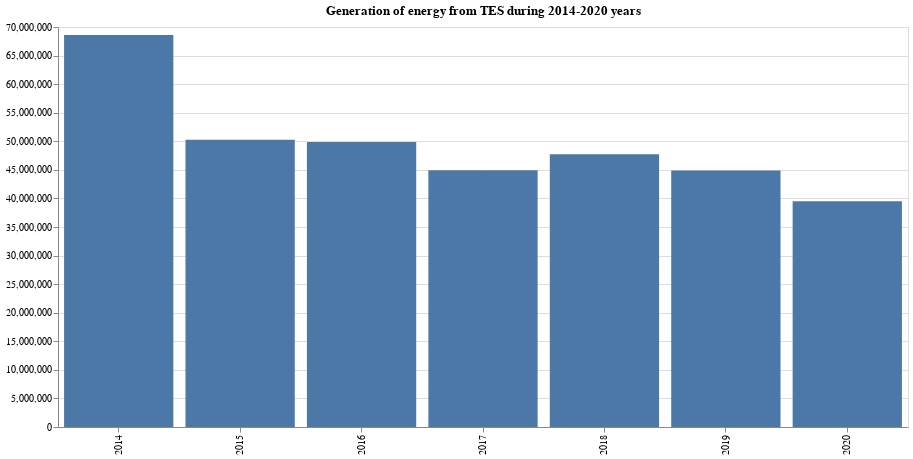

The notebook cell saved with this chart:
### Code cell
chart_generator(task1_df, 'TES')

### Figure 1 — Vega-Lite specification as saved in the notebook (floating-point values rounded to 4 significant figures)
{"config": {"view": {"continuousWidth": 400, "continuousHeight": 300}}, "data": {"name": "data-ecdcd649c28172410a9a615c1ea69b46"}, "mark": "bar", "encoding": {"x": {"type": "nominal", "field": "Час/Дата", "title": ""}, "y": {"type": "quantitative", "field": "TES", "title": ""}}, "height": 400, "title": {"text": "Generation of energy from TES during 2014-2020 years"}, "width": 850, "$schema": "https://vega.github.io/schema/vega-lite/v4.8.1.json", "datasets": {"data-ecdcd649c28172410a9a615c1ea69b46": [{"Час/Дата": "2014", "AES": 88204418, "TEC": 14684731, "VDE": 1606386, "TES": 68605877, "GES": 7991000.0, "GAES_GEN": 839842, "CONSUMPTION": 172595823, "GAES_PUMP": -1138000.0, "UK_BLR_RUS": -2597000.0, "UK_EURO": -4945000.0, "UK_MLD": -654700.0, "Unnamed: 12": 0.0, "Unnamed: 13": 0.0}, {"Час/Дата": "2015", "AES": 87413763, "TEC": 12041074, "VDE": 1234936, "TES": 50259819, "GES": 4964000.0, "GAES_GEN": 1554857, "CONSUMPTION": 148380125, "GAES_PUMP": -2116000.0, "UK_BLR_RUS": 1986000.0, "UK_EURO": -3623000.0, "UK_MLD": 52190.0, "Unnamed: 12": 0.0, "Unnamed: 13": 0.0}, {"Час/Дата": "2016", "AES": 80762094, "TEC": 12841033, "VDE": 1093190, "TES": 49879543, "GES": 7114000.0, "GAES_GEN": 1621377, "CONSUMPTION": 145108274, "GAES_PUMP": -2180000.0, "UK_BLR_RUS": -299500.0, "UK_EURO": -3983000.0, "UK_MLD": 45210.0, "Unnamed: 12": 0.0, "Unnamed: 13": 0.0}, {"Час/Дата": "2017", "AES": 85314258, "TEC": 12208062, "VDE": 1177032, "TES": 44945303, "GES": 8532000.0, "GAES_GEN": 1575099, "CONSUMPTION": 145483538, "GAES_PUMP": -2139000.0, "UK_BLR_RUS": -315500.0, "UK_EURO": -4039000.0, "UK_MLD": -1154000.0, "Unnamed: 12": 0.0, "Unnamed: 13": 0.0}, {"Час/Дата": "2018", "AES": 84351328, "TEC": 12261018, "VDE": 1863726, "TES": 47747092, "GES": 10070000.0, "GAES_GEN": 1564867, "CONSUMPTION": 149131882, "GAES_PUMP": -2119000.0, "UK_BLR_RUS": -433200.0, "UK_EURO": -5211000.0, "UK_MLD": -965800.0, "Unnamed: 12": 0.0, "Unnamed: 13": 0.0}, {"Час/Дата": "2019", "AES": 83098265, "TEC": 12251850, "VDE": 4441801, "TES": 44877587, "GES": 6422000.0, "GAES_GEN": 1323192, "CONSUMPTION": 146253834, "GAES_PUMP": -1820000.0, "UK_BLR_RUS": 562100.0, "UK_EURO": -4280000.0, "UK_MLD": -623500.0, "Unnamed: 12": 0.0, "Unnamed: 13": 0.0}, {"Час/Дата": "2020", "AES": 76210883, "TEC": 14536545, "VDE": 8124734, "TES": 39504024, "GES": 5999000.0, "GAES_GEN": 1561564, "CONSUMPTION": 140720453, "GAES_PUMP": -2139000.0, "UK_BLR_RUS": -638700.0, "UK_EURO": -2301000.0, "UK_MLD": -137300.0, "Unnamed: 12": 0.0, "Unnamed: 13": 0.0}]}}
